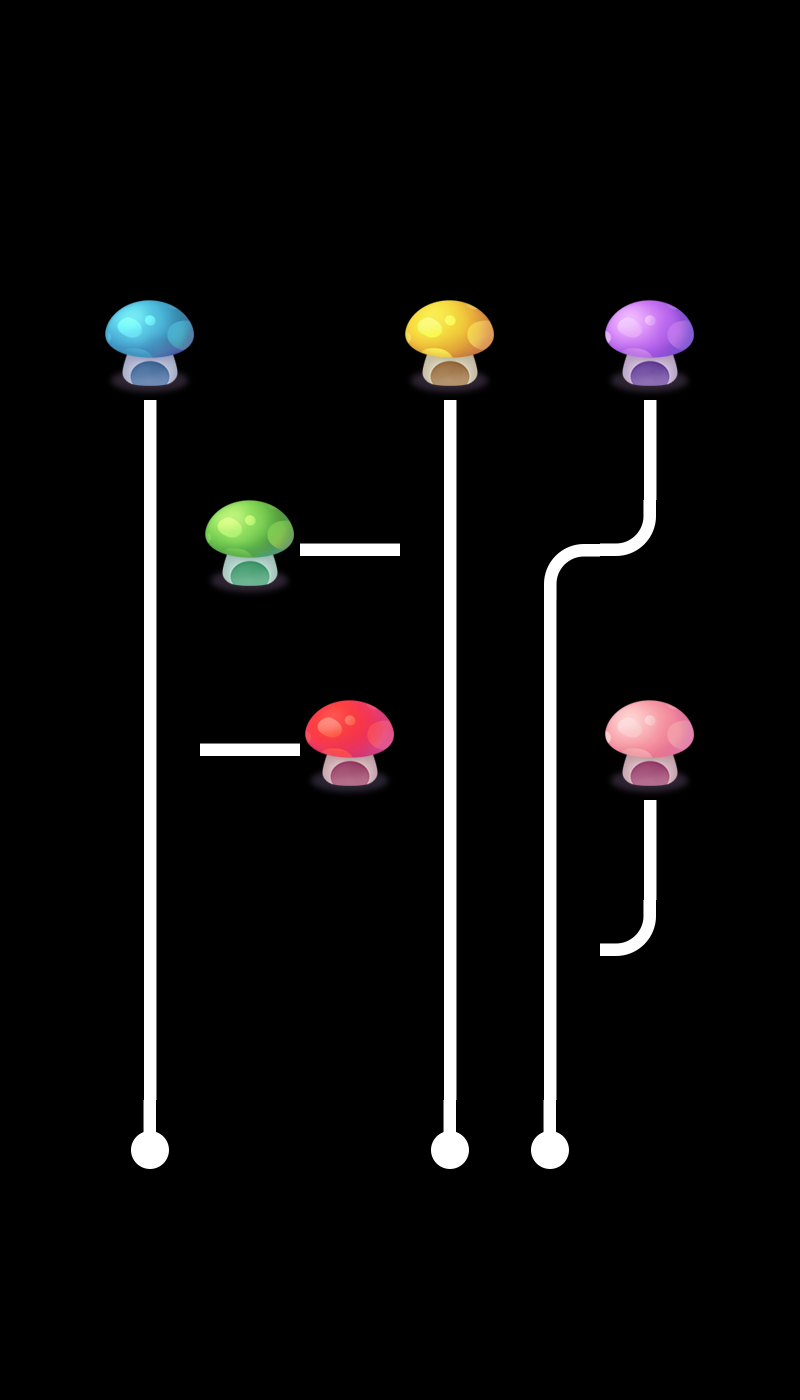

Tiled map render using the project's own tile images. Description and the map definition, with tile-layer contents summarised, below:
An orthogonal 8x14 tile map with 100x100 px tiles, 3 tile layers (layer0, layer1, layer2), 3 tilesets and 3 objects.

<map version="1.0" orientation="orthogonal" renderorder="right-down" width="8" height="14" tilewidth="100" tileheight="100" nextobjectid="4">
 <tileset firstgid="1" name="tiled" tilewidth="100" tileheight="100">
  <image source="tiled.png" width="500" height="400" />
 </tileset>
 <tileset firstgid="21" name="tiled" tilewidth="100" tileheight="100">
  <image source="tiled.png" width="500" height="400" />
 </tileset>
 <tileset firstgid="41" name="tiled" tilewidth="100" tileheight="100">
  <image source="tiled.png" width="500" height="400" />
 </tileset>
 <layer name="layer0" width="8" height="14">
  <data>[112 cells, 11 non-empty, 5 distinct tile ids]</data>
 </layer>
 <layer name="layer1" width="8" height="14">
  <data>[112 cells, 11 non-empty, 5 distinct tile ids]</data>
 </layer>
 <layer name="layer2" width="8" height="14">
  <data>[112 cells, 13 non-empty, 6 distinct tile ids]</data>
 </layer>
 <objectgroup name="object1">
  <object id="1" x="121.212" y="727.273" width="60.6061" height="39.3939">
   <properties>
    <property name="id" value="0" />
   </properties>
  </object>
  <object id="2" x="418.182" y="521.212" width="51.5152" height="48.4848">
   <properties>
    <property name="id" value="1" />
   </properties>
  </object>
  <object id="3" x="521.212" y="924.242" width="51.5152" height="42.4242">
   <properties>
    <property name="id" value="2" />
   </properties>
  </object>
 </objectgroup>
</map>
